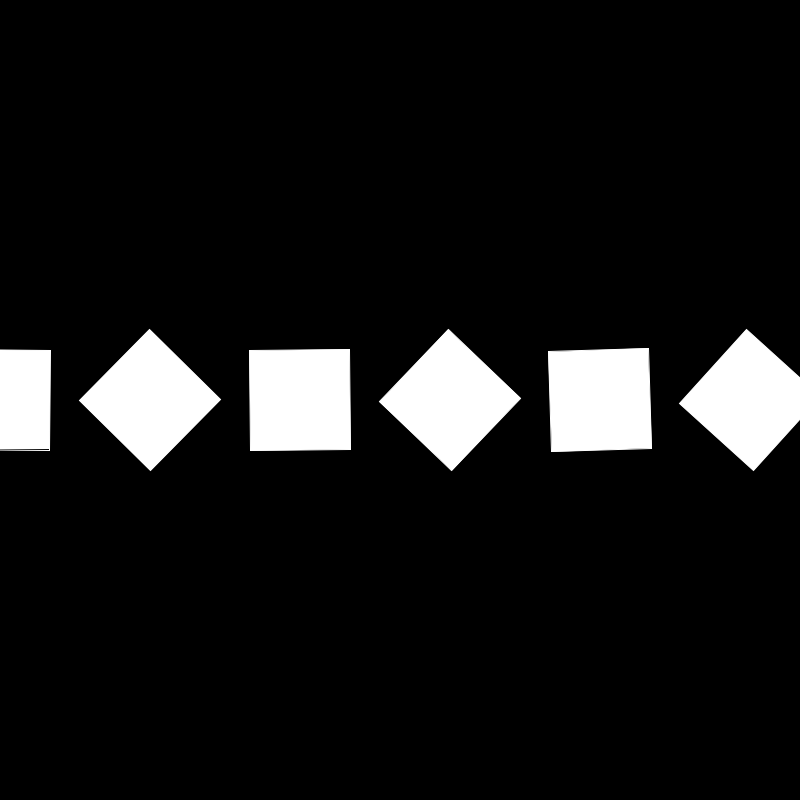
Frame 1 (no input)
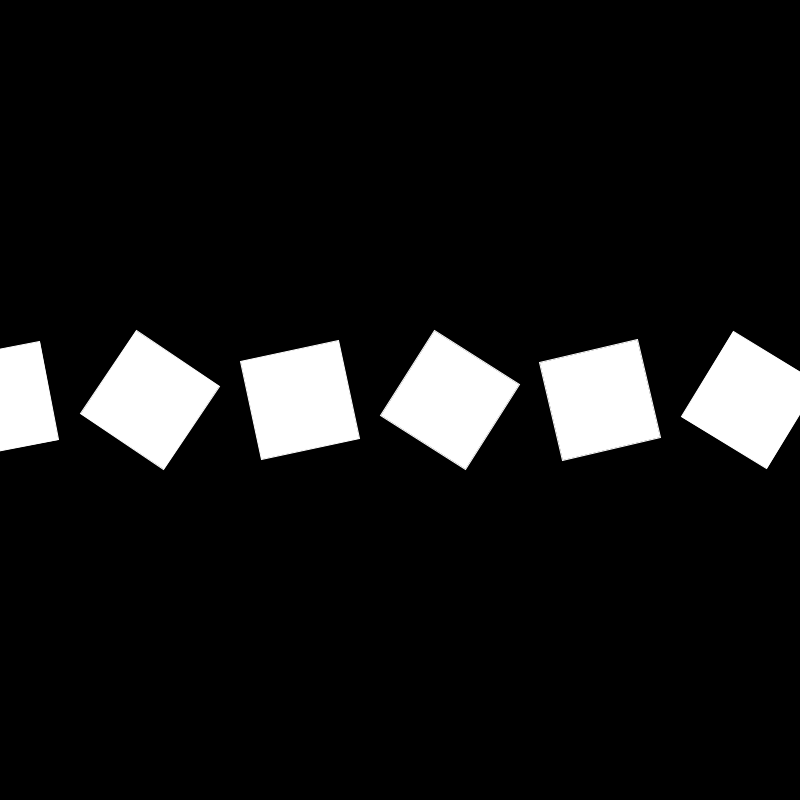
Frame 60 (the mouse pressed at the canvas centre just before this capture)
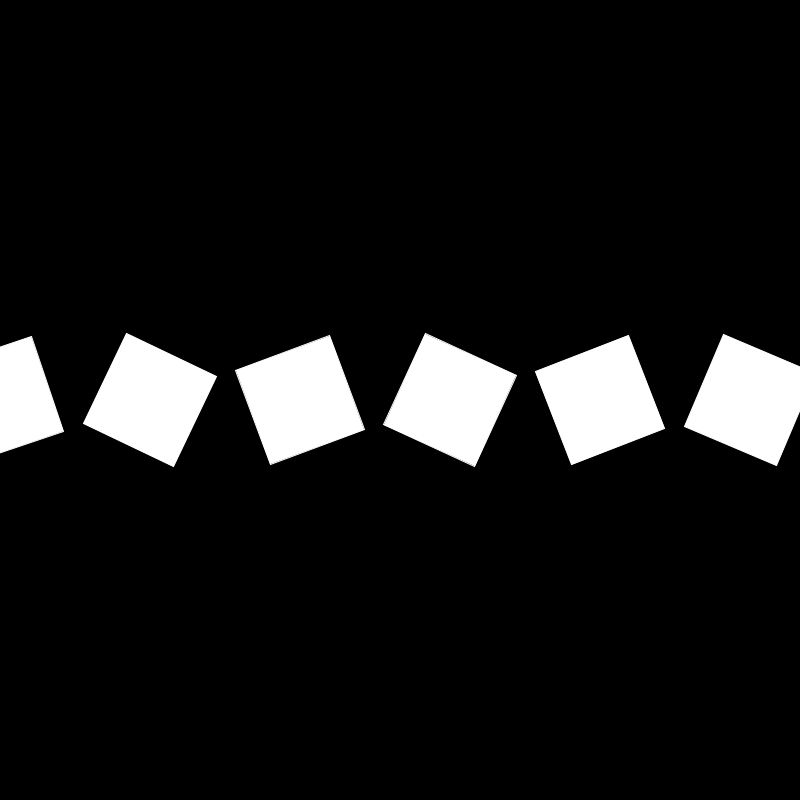
Frame 120 (the mouse held since frame 60 and released just before this capture)

The Processing sketch that drew these frames (run headless with seeded random() and noise(); from frame 60 on, the mouse is pressed at the canvas centre):

// Processing sketch: LSI_058_multiQuads
// ── LSI_058_multiQuads.pde
float angle=0.005;

void setup(){
  size(800,800);
  rectMode(CENTER);
  //smooth();
}


void draw(){
  
  background(0);
  
stroke(255);
  
  for(int i=0; i<width;i=i+150){

    pushMatrix();
    pushMatrix();
    translate(i, height/2);
      
   
    rotate(angle+i);
    rect(0,0,100,100);
    
     popMatrix();
    popMatrix();
    
    
  }
  
  angle=angle+0.05;
  
}
